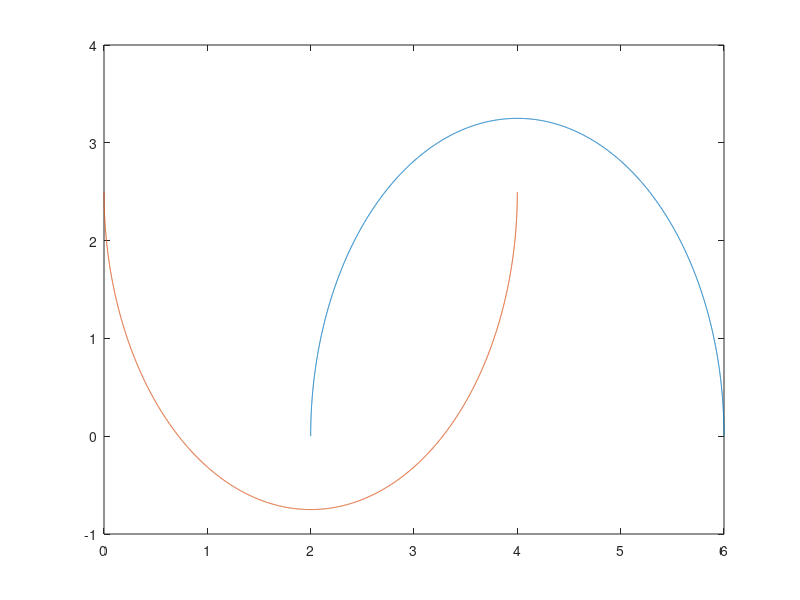
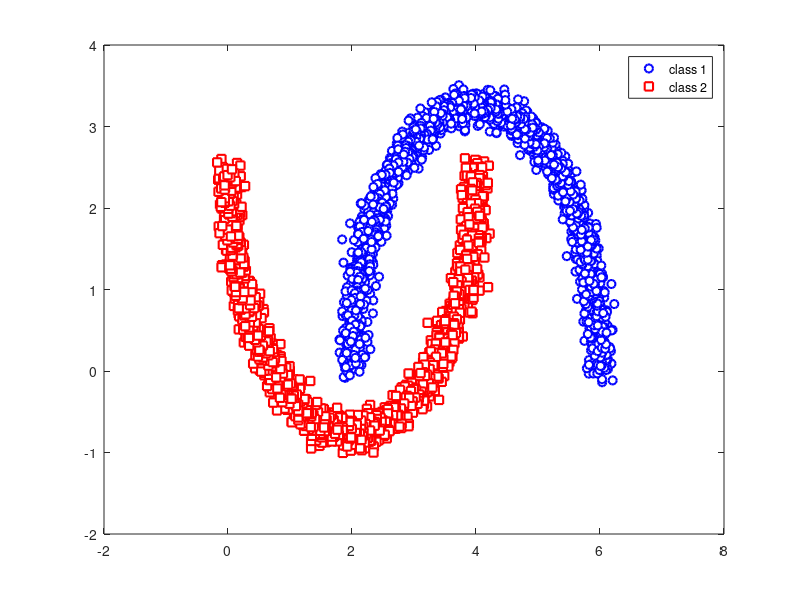

These figures' MATLAB source, in order: (Note: this script raises an error after producing the figures.)
clear
clc
close all

N = 2000;
h1 = 4;k = 2.5;a=2;b = 3.25;h2 = 2;
th = (1:N)*pi/N;
th = th(:);
xunit = h1 + a*cos(th);
yunit = b*sin(th);
plot(xunit,yunit);
hold on;
xunit = h2 + a*cos(th);
yunit = k-b*sin(th);
plot(xunit,yunit);
figure;
 
%class 1
x = [0.1*randn(N,1)+h1+a*cos(th),0.1*randn(N,1)+b*sin(th)];
plot(x(:,1),x(:,2),'bo','LineWidth',1.5,'MarkerFaceColor','w');
hold on;

%class 2
y = [0.1*randn(N,1)+h2+a*cos(th),0.1*randn(N,1)+k-b*sin(th)];
plot(y(:,1),y(:,2),'rs','LineWidth',1.5,'MarkerFaceColor','w');
legend('class 1','class 2');

t1 = ones(N,1);
t2 = -ones(N,1);
T = [t1;t2];
rin=randperm(length(T));
T=T(rin);

one_vec = ones(2*N,1);
xmat1 = [x;y];
xmat = xmat1(rin,:);
X = xmat;

trainingData = [X T];

predictors = trainingData(:,1:end-1);
response = trainingData(:,end);

%%Linear Discriminant
classificationDiscriminant = fitcdiscr(...
    predictors, ...
    response, ...
    'DiscrimType', 'linear', ...
    'Gamma', 0, ...
    'FillCoeffs', 'off', ...
    'ClassNames', [-1; 1]);

% Create the result struct with predict function
predictorExtractionFcn = @(x) array2table(x, 'VariableNames', predictorNames);
discriminantPredictFcn = @(x) predict(classificationDiscriminant, x);
trainedClassifier.predictFcn = @(x) discriminantPredictFcn(predictorExtractionFcn(x));

% Add additional fields to the result struct
trainedClassifier.ClassificationDiscriminant = classificationDiscriminant;
trainedClassifier.About = 'This struct is a trained model exported from Classification Learner R2018b.';
trainedClassifier.HowToPredict = sprintf('To make predictions on a new predictor column matrix, X, use: \n  yfit = c.predictFcn(X) \nreplacing ''c'' with the name of the variable that is this struct, e.g. ''trainedModel''. \n \nX must contain exactly 2 columns because this model was trained using 2 predictors. \nX must contain only predictor columns in exactly the same order and format as your training \ndata. Do not include the response column or any columns you did not import into the app. \n \nFor more information, see <a href="matlab:helpview(fullfile(docroot, ''stats'', ''stats.map''), ''appclassification_exportmodeltoworkspace'')">How to predict using an exported model</a>.');

% Extract predictors and response
% This code processes the data into the right shape for training the
% model.
% Convert input to table
inputTable = array2table(trainingData, 'VariableNames', {'column_1', 'column_2', 'column_3'});

predictorNames = {'column_1', 'column_2'};
predictors = inputTable(:, predictorNames);
response = inputTable.column_3;
isCategoricalPredictor = [false, false];

% Perform cross-validation
partitionedModel = crossval(trainedClassifier.ClassificationDiscriminant, 'KFold', 10);

% Compute validation predictions
[validationPredictions, validationScores] = kfoldPredict(partitionedModel);

% Compute validation accuracy
validationAccuracy = 1 - kfoldLoss(partitionedModel, 'LossFun', 'ClassifError');

%{
For Quadratic Discriminat we have 'quadratic' for 'DiscrimType' instead of
'linear'
%}

pred_labels = partitionedModel.kfoldPredict;
figure;
plot(x(:,1),x(:,2),'bs','linewidth',1.5,'MArkerSize',10,'MarkerFaceColor','w');
hold on;
plot(y(:,1),y(:,2),'ro','linewidth',1.5,'MArkerSize',10,'MarkerFaceColor','w');
plot(X(pred_labels == 1,1),X(pred_labels == 1,2),'k+','linewidth',1.5,'MArkerSize',10,'MarkerFaceColor','w');
plot(X(pred_labels == -1,1),X(pred_labels == -1,2),'y*','linewidth',1.5,'MArkerSize',10,'MarkerFaceColor','w');
legend('True Class1','True Class2','Pred Class1','Pred Class2');
hold off;

pred_labels(pred_labels == -1) = 2;
TestTarg = T;
TestTarg(T == -1) = 2;
%ConfMat = ConfusionMatrix2(pred_labels,TestTarg,2);
ConfMat = confusionmat(TestTarg,pred_labels);
disp(ConfMat);
acc = sum(diag(ConfMat))/sum(sum(ConfMat));
disp(acc);

x1range = min(min([x(:,1),y(:,1)])):.01:max(max([x(:,1),y(:,1)]));
x2range = min(min([x(:,2),y(:,2)])):.01:max(max([x(:,2),y(:,2)]));

[xx1, xx2] = meshgrid(x1range,x2range);
XGrid = [xx1(:) xx2(:)];
predictedspecies = predict(trainedClassifier.ClassificationDiscriminant,XGrid);
figure;
gscatter(xx1(:),xx2(:),predictedspecies,'wbr');
hold on;
plot(x(:,1),x(:,2),'mo','linewidth',1.5,'MarkerSize',4,'MarkerFaceColor','y');
hold on;
plot(y(:,1),y(:,2),'ks','linewidth',1.5,'MarkerSize',4,'MarkerFaceColor','k');
hold off;
legend off;




